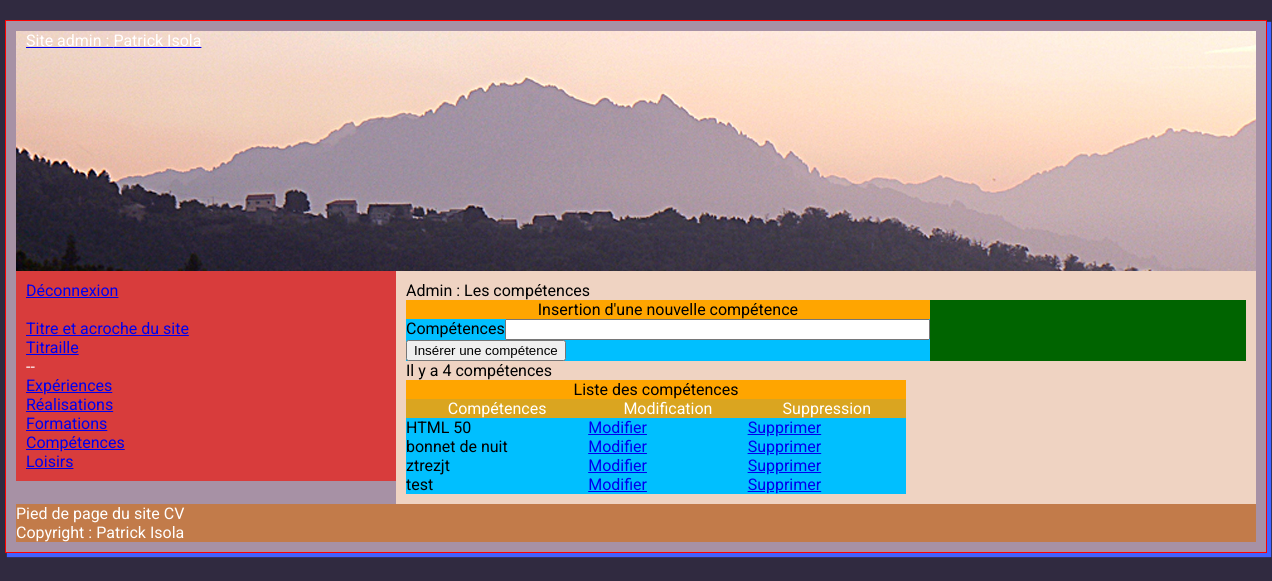
Page /admin/competences.php (signed in) on the committed database.
### tables this page shows
CREATE TABLE IF NOT EXISTS `t_competences` (
  `id_competence` int(11) NOT NULL AUTO_INCREMENT,
  `competence` text,
  `utilisateur_id` int(11) NOT NULL,
  PRIMARY KEY (`id_competence`)
);

### admin/competences.php (the view, shortened to what this page needs)
<?php require '../connexion/connexion.php' ?>
<!DOCTYPE html>
<html lang="fr">
<head>
<link type="text/css" href="../css/style_admin.css" rel="stylesheet">
</head>
<body>
    <div id="enveloppe">
        <header> <?php include ("admin_en_tete.php"); ?></header>
        <div id="menu"><?php include ("admin_menu.php"); ?></div>
        <div id="contenuPrincipal">
            <h1>Admin : Les compétences</h1>
        <form action="competences.php" method="post">
            <table width="200px" border="1">
                <caption>Insertion d'une nouvelle compétence</caption>
                <tbody>
                <tr>
                    <td>Compétences</td>
                    <td><input type="text" name="competence" id="competence" size="50" required</td>
                </tr>
                <tr>
                    <td colspan="2"><input type="submit" value="Insérer une compétence"></td>
                </tr>
                </tbody>
            </table>
        </form>
        <p>
        <?php
            $sql = $pdoCV->prepare("SELECT * FROM t_competences WHERE utilisateur_id = '1' ");
            $sql->execute();
            $nbr_competences = $sql->rowCount();
        ?>
            Il y a <?php echo $nbr_competences; ?> compétences</p>
        <table width="500" border="2">
            <caption>Liste des compétences</caption>
            <tbody>
                <tr>
                    <th>Compétences</th>
                    <th>Modification</th>
                    <th>Suppression</th>
                </tr>
            <tr>
                <?php while ($ligne = $sql->fetch()) { ?>
                <td><?php echo $ligne['competence']; ?></td>
                <td><a href="modif_competence.php?id_competence=<?php echo $ligne['id_competence']; ?>">Modifier</a></td>
                <td><a href="competences.php?id_competence=<?php echo $ligne['id_competence']; ?>">Supprimer</a></td>
            </tr>
                <?php } ?>
            </tbody>
        </table>
        </div>
        <footer>
            <?php include ("admin_footer.php"); ?>
        </footer>
        </div>
    </body>
</html>

### css/style_admin.css (style rules this page uses)
html, body, div, span, applet, object, iframe, h1, h2, h3, h4, h5, h6, p, blockquote, pre, a, abbr, acronym, address, big, cite, code, del, dfn, em, img, ins, kbd, q, s, samp, small, strike, strong, sub, sup, tt, var, b, u, i, center, dl, dt, dd, ol, ul, li, fieldset, form, label, legend, table, caption, tbody, tfoot, thead, tr, th, td, article, aside, canvas, details, embed, figure, figcaption, footer, header, hgroup, menu, nav, output, ruby, section, summary, time, mark, audio, video { margin: 0; padding: 0; border: 0; font-size: 100%; font: inherit; vertical-align: baseline; }
HTML5 display-role reset for older browsers article, aside, details, figcaption, figure, footer, header, hgroup, menu, nav, section { display: block; }
body { line-height: 1; }
table { border-collapse: collapse; border-spacing: 0; }
body { margin: auto; font: 1em Roboto, sans-serif; background-color: #302A40; }
header { background: url(../img/popolasca.jpg) center center no-repeat; height:240px; margin-top: 10px; margin-right: 10px; margin-left: 10px; }
#enveloppe { width: 1260px; margin-right: auto; margin-left: auto; margin-top: 20px; background-color: #A791A5; border: 1px solid red; -webkit-box-shadow: 3px 3px 1px 1px #4262FF; box-shadow: 3px 3px 1px 1px #4262FF; }
#menu { color: #fff; width: 360px; background-color: #d83c3c; float: left; margin-left: 10px; padding: 10px; }
#contenuPrincipal { width: 840px; background-color: #EFD3C2; float: right; margin-right: 10px; padding: 10px; }
footer { margin-right: 10px; margin-left: 10px; margin-bottom: 10px; color:white; background: #C27B4A; }
table { background-color: deepskyblue; }
caption { background:orange; }
th { background-color: goldenrod; color: white; }
form { background-color: darkgreen; }

### rows in the picture
t_competences: competence "HTML 50"
t_competences: competence "bonnet de nuit"
t_competences: competence "ztrezjt"
t_competences: competence "test"

### other values in the picture
$prenom "Patrick"
$nom "Isola"
$nbr_competences "4"
